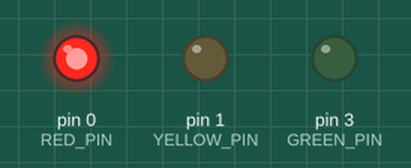
A sketch run on a simulated Arduino Uno, built with avr-gcc and run on an emulated ATmega328P. Shown: output pins drawn as LEDs (lit = HIGH).

Above: at 5.0 s.
At 10.5 s:
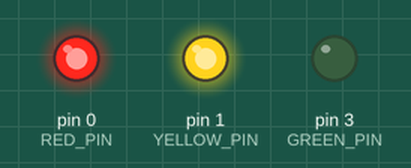
At 13.5 s:
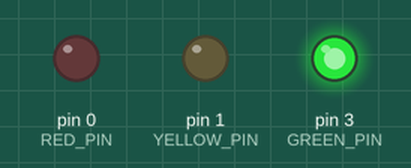
At 17.0 s:
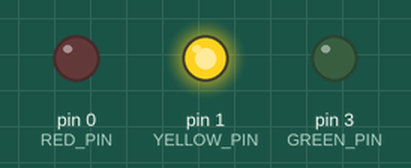
Timing chart, 0 to 23.4 s (numbered marks = the images above):
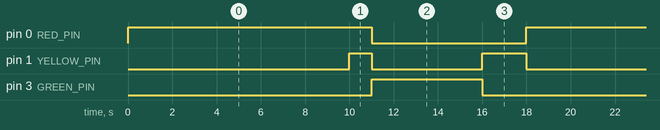

The sketch:

ReceiveDemo_Simple.ino
```cpp
#include "Arduino.h"
#include <avr/sleep.h>
#define	RED_PIN			0
#define	GREEN_PIN		3
#define	YELLOW_PIN		1

void setup() {
	pinMode(RED_PIN, OUTPUT);
	pinMode(YELLOW_PIN, OUTPUT);
	pinMode(GREEN_PIN, OUTPUT);
}

void test() {
	for (int i = 0; i < 10; i++) {
		digitalWrite(RED_PIN, 1);
		digitalWrite(YELLOW_PIN, 1);
		digitalWrite(GREEN_PIN, 1);
		delay(100);
		digitalWrite(RED_PIN, 0);
		digitalWrite(YELLOW_PIN, 0);
		digitalWrite(GREEN_PIN, 0);
		delay(100);
	}

}

void lights(int t,int r,int y,int g){
	digitalWrite(RED_PIN, r);
	digitalWrite(YELLOW_PIN, y);
	digitalWrite(GREEN_PIN, g);
	delay(t);
	digitalWrite(RED_PIN, 0);
	digitalWrite(YELLOW_PIN, 0);
	digitalWrite(GREEN_PIN, 0);
}
void loop() {
	lights(10000,1,0,0);
	lights(1000,1,1,0);
	lights(5000,0,0,1);
	lights(2000,0,1,0);

}
```

Measured:
- by itself, pin 0 (RED_PIN): alternates HIGH for 11.0 s and LOW for 7.0 s
- by itself, pin 1 (YELLOW_PIN): repeats every 18.0 s: LOW 5.0 s, HIGH 2.0 s, LOW 10.0 s, HIGH 1.0 s
- by itself, pin 3 (GREEN_PIN): alternates HIGH for 5.0 s and LOW for 13.0 s
